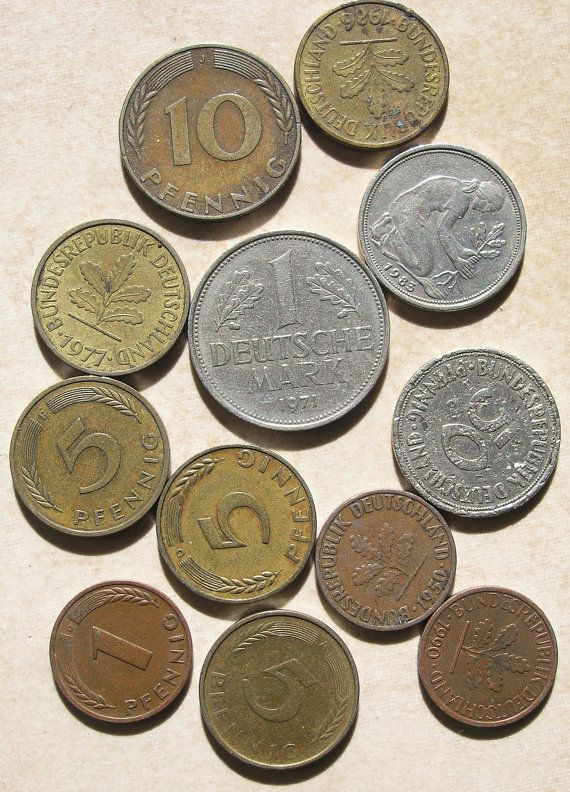
#> input picture coin.png, 570 x 792 px, found by its file name
$ python task4.py
#> lines starting #> are read from the running program, lines starting #| are printed output that depends on the picture; after the words box and inside, x2 and y2 are one past the last pixel; in counts of white or black regions, pixels touching at a corner belong together
import cv2
import numpy as np
import matplotlib.pyplot as plt
import os


filename = 'coin.png'
img_color = cv2.imread(filename)
#> img_color is the input picture: shape (792, 570, 3); mean B, G, R 137.3, 158.6, 170.8
if img_color is None:
    print(f"ERROR: Cannot load '{filename}'. Check the filename and path!")
else:

    img_gray = cv2.cvtColor(img_color, cv2.COLOR_BGR2GRAY)
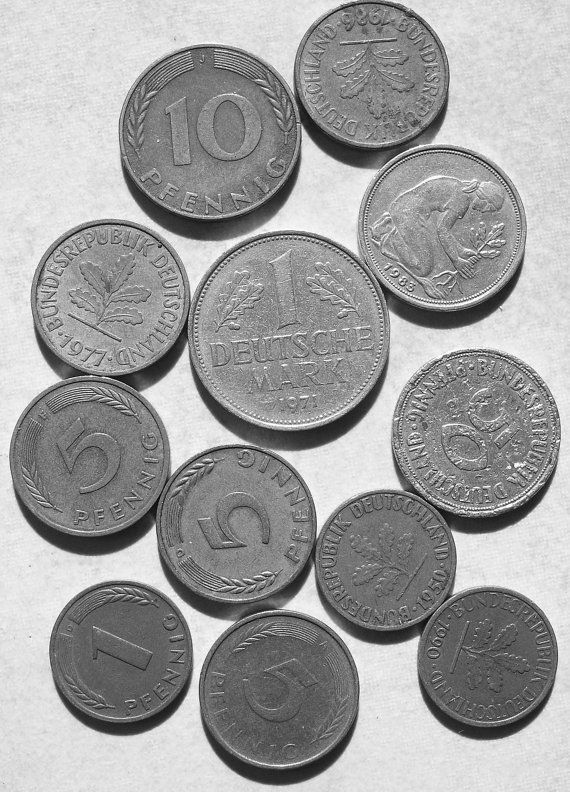
#> img_gray: shape (792, 570); min 1, max 255, mean 159.8


    _, binary = cv2.threshold(img_gray, 127, 255, cv2.THRESH_BINARY_INV)
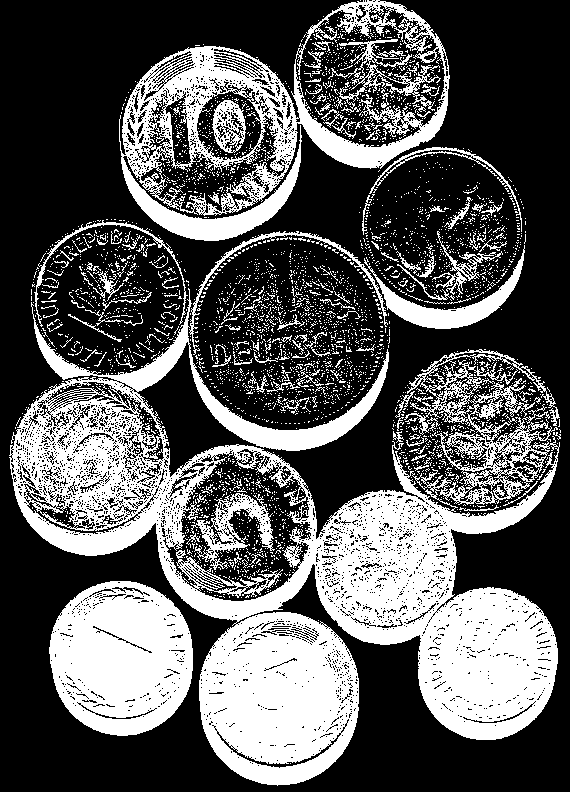
#> binary: shape (792, 570); 34.9% white; 3620 white regions (3474 under 20 px), largest, box (x1, y1, x2, y2) and area: (9, 288, 560, 786) 93512, (119, 0, 450, 241) 21691, (49, 581, 193, 736) 16830


    kernel = cv2.getStructuringElement(cv2.MORPH_RECT, (3,3))


    eroded = cv2.erode(binary, kernel, iterations=1)
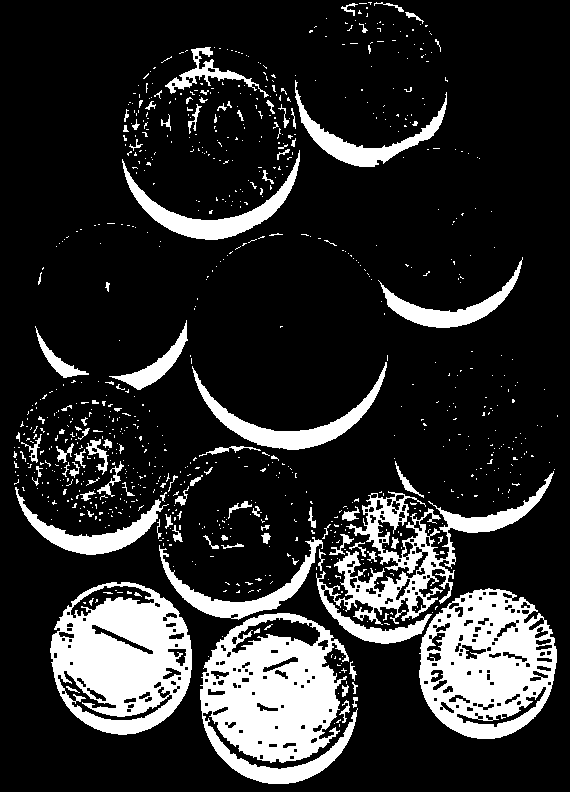
#> eroded: shape (792, 570); 17.4% white; 877 white regions (779 under 20 px), largest, box (x1, y1, x2, y2) and area: (200, 613, 358, 784) 16143, (50, 582, 192, 735) 13776, (419, 588, 557, 739) 13158
    boundary = cv2.subtract(binary, eroded)
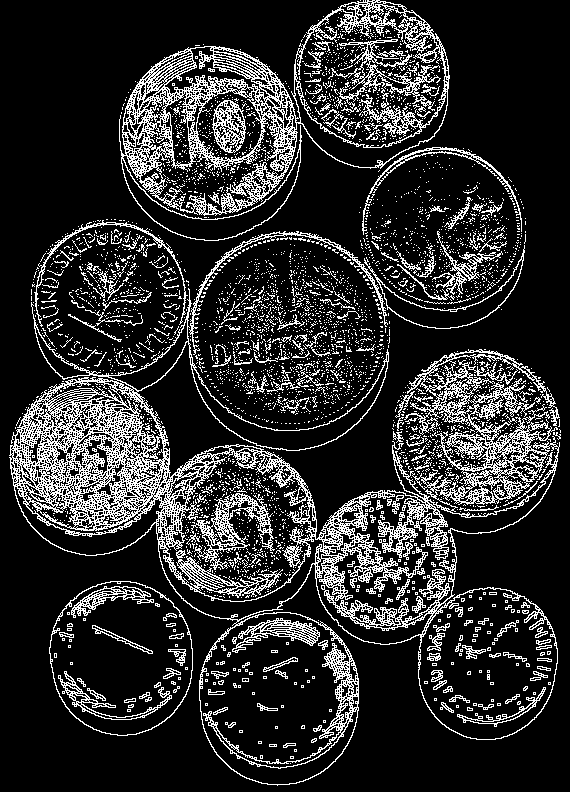
#> boundary: shape (792, 570); 17.6% white in thin lines or dots

    # Show result
    plt.figure(figsize=(10, 8))
    plt.imshow(boundary, cmap='gray')
    plt.title('Morphological Boundary')
    plt.axis('off')
    plt.show()

    # Save result
    os.makedirs('Lab6/results', exist_ok=True)
    cv2.imwrite('Lab6/results/boundary.png', boundary)
    print(" Boundary image saved at 'Lab6/results/boundary.png'")
